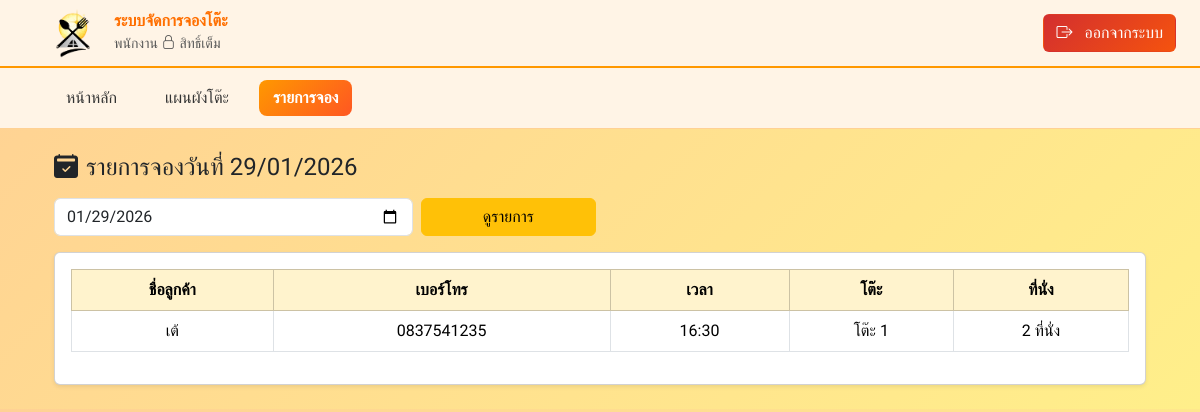
/staffpage/staff.php?link=list (signed in), run on the app's committed database.
### tables this page shows
CREATE TABLE `reservations` (
  `id_booking` int(11) NOT NULL,
  `customer_name` varchar(100) NOT NULL,
  `phone` varchar(20) DEFAULT NULL,
  `table_id` int(11) NOT NULL,
  `reservation_date` date NOT NULL,
  `reservation_time` time NOT NULL,
  `slip_image` varchar(255) DEFAULT NULL,
  `status` enum('pending_payment','waiting_confirm','confirmed','using','completed','cancelled') DEFAULT 'pending_payment',
  `slip` varchar(255) DEFAULT NULL,
  `completed_at` datetime DEFAULT NULL,
  `created_by` int(11) DEFAULT NULL,
  `created_at` timestamp NOT NULL DEFAULT current_timestamp(),
  `booking_by` enum('customer','staff','store_owner') DEFAULT 'customer'
);

CREATE TABLE `tables` (
  `id_show` int(11) NOT NULL,
  `table_number` varchar(10) NOT NULL,
  `seat` int(11) NOT NULL,
  `status` enum('available','reserved','using') DEFAULT 'available'
);

### staffpage/lists.php (the view, shortened to what this page needs)
<?php
require_once __DIR__ . "/../config/db.php";
$selected_date = $_GET['date'] ?? date('Y-m-d');
$sql = "
SELECT
    r.id_booking,
    r.customer_name,
    r.phone,
    r.reservation_time,
    r.status,
    t.table_number,
    t.seat
FROM reservations r
JOIN tables t ON r.table_id = t.id_show
WHERE r.reservation_date = ?
AND r.status = 'confirmed'
ORDER BY r.reservation_time ASC
";
$stmt = $conn->prepare($sql);
$stmt->bind_param("s", $selected_date);
$stmt->execute();
$result = $stmt->get_result();
?>
<!DOCTYPE html>
<html lang="th">
<head>
<link rel="stylesheet" href="../bootstrap/css/bootstrap.min.css">
<link rel="stylesheet"
      href="https://cdn.jsdelivr.net/npm/bootstrap-icons/font/bootstrap-icons.css">
</head>
<body class="bg-light">
<div class="container my-4">
<h4 class="mb-3 text-dark">
<i class="bi bi-calendar2-check-fill me-2 "></i></i></i>รายการจองวันที่ <?= date('d/m/Y', strtotime($selected_date)); ?>
</h4>
<form method="get" class="row g-2 mb-3">
    <div class="col-md-4">
        <input type="date"
               name="date"
               value="<?= $selected_date; ?>"
               class="form-control">
    </div>
    <div class="col-md-2">
        <button class="btn btn-warning w-100">
            ดูรายการ
        </button>
    </div>
</form>
<div class="card shadow-sm">
<div class="card-body">
<?php if ($result->num_rows == 0): ?>
    <div class="alert alert-info text-center">
        ไม่มีรายการจองในวันที่เลือก
    </div>
<?php else: ?>
<table class="table table-bordered table-hover align-middle">
<thead class="table-warning text-center">
<tr>
    <th>ชื่อลูกค้า</th>
    <th>เบอร์โทร</th>
    <th>เวลา</th>
    <th>โต๊ะ</th>
    <th>ที่นั่ง</th>
</tr>
</thead>
<tbody>
<?php while($row = $result->fetch_assoc()): ?>
<tr class="text-center">
    <td><?= htmlspecialchars($row['customer_name']); ?></td>
    <td><?= htmlspecialchars($row['phone']); ?></td>
    <td><?= substr($row['reservation_time'], 0, 5); ?></td>
    <td>โต๊ะ <?= $row['table_number']; ?></td>
    <td><?= $row['seat']; ?> ที่นั่ง</td>
</tr>
<?php endwhile; ?>
</tbody>
</table>
<?php endif; ?>
</div>
</div>
</div>
</body>
</html>

### staffpage/asset.css (style rules this page uses)
* { font-family: 'Sarabun', sans-serif !important; }
body { background: linear-gradient(135deg, #ffd194, #ffef8a); font-family: 'Sarabun', sans-serif; }

### staffpage/staff.php (style rules this page uses)
* { font-family: 'Sarabun', sans-serif !important; }

### data on the page
reservations: customer_name "เต้", phone "0837541235", reservation_time "16:30", table.table_number "1", table.seat "2"
